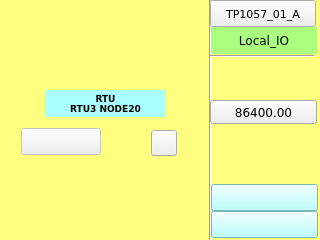
<?xml version="1.0" encoding="UTF-8"?>
<ui version="4.0">
 <class>page100</class>
 <widget class="QWidget" name="page100">
  <property name="geometry">
   <rect>
    <x>0</x>
    <y>0</y>
    <width>320</width>
    <height>240</height>
   </rect>
  </property>
  <property name="minimumSize">
   <size>
    <width>320</width>
    <height>240</height>
   </size>
  </property>
  <property name="maximumSize">
   <size>
    <width>320</width>
    <height>240</height>
   </size>
  </property>
  <property name="windowTitle">
   <string>page100</string>
  </property>
  <property name="styleSheet">
   <string notr="true">QWidget#page100
{
	background-color: rgb(255, 255, 127);
}</string>
  </property>
  <widget class="Line" name="line_vt_2">
   <property name="geometry">
    <rect>
     <x>202</x>
     <y>0</y>
     <width>16</width>
     <height>241</height>
    </rect>
   </property>
   <property name="font">
    <font>
     <family>DejaVu Sans Mono</family>
     <pointsize>9</pointsize>
    </font>
   </property>
   <property name="orientation">
    <enum>Qt::Vertical</enum>
   </property>
  </widget>
  <widget class="QLabel" name="label_RTU_AnIn_24">
   <property name="geometry">
    <rect>
     <x>45</x>
     <y>90</y>
     <width>121</width>
     <height>27</height>
    </rect>
   </property>
   <property name="font">
    <font>
     <family>DejaVu Sans</family>
     <pointsize>7</pointsize>
     <weight>75</weight>
     <bold>true</bold>
    </font>
   </property>
   <property name="styleSheet">
    <string notr="true">background-color: rgb(170, 255, 255);</string>
   </property>
   <property name="text">
    <string>RTU
RTU3 NODE20</string>
   </property>
   <property name="alignment">
    <set>Qt::AlignCenter</set>
   </property>
  </widget>
  <widget class="QLabel" name="label_Qt_Project">
   <property name="geometry">
    <rect>
     <x>211</x>
     <y>27</y>
     <width>106</width>
     <height>27</height>
    </rect>
   </property>
   <property name="font">
    <font>
     <family>DejaVu Sans</family>
     <pointsize>9</pointsize>
    </font>
   </property>
   <property name="styleSheet">
    <string notr="true">background-color: rgb(170, 255, 127);</string>
   </property>
   <property name="text">
    <string>Local_IO</string>
   </property>
   <property name="alignment">
    <set>Qt::AlignCenter</set>
   </property>
  </widget>
  <widget class="ATCMbutton" name="atcmButton">
   <property name="geometry">
    <rect>
     <x>151</x>
     <y>130</y>
     <width>26</width>
     <height>26</height>
    </rect>
   </property>
   <property name="font">
    <font>
     <pointsize>7</pointsize>
    </font>
   </property>
   <property name="checkable">
    <bool>true</bool>
   </property>
   <property name="toolTip">
    <string>RTU_RTU_WR</string>
   </property>
   <property name="whatsThis">
    <string>ATCMbutton widget</string>
   </property>
   <property name="pageName">
    <string/>
   </property>
   <property name="passwordVar">
    <string/>
   </property>
   <property name="statusvar">
    <string>RTU_RTU_WR</string>
   </property>
   <property name="viewStatus">
    <bool>false</bool>
   </property>
   <property name="visibilityVar">
    <string/>
   </property>
   <property name="bgColor">
    <color>
     <red>255</red>
     <green>0</green>
     <blue>0</blue>
    </color>
   </property>
   <property name="bgPressColor">
    <color>
     <red>85</red>
     <green>255</green>
     <blue>0</blue>
    </color>
   </property>
   <property name="text">
    <string/>
   </property>
   <property name="pressText">
    <string/>
   </property>
   <property name="borderWidth">
    <number>1</number>
   </property>
   <property name="borderRadius">
    <number>0</number>
   </property>
   <property name="apparence">
    <enum>QFrame::Sunken</enum>
   </property>
  </widget>
  <widget class="ATCMlabel" name="atcmLabel_30">
   <property name="enabled">
    <bool>false</bool>
   </property>
   <property name="geometry">
    <rect>
     <x>21</x>
     <y>128</y>
     <width>80</width>
     <height>27</height>
    </rect>
   </property>
   <property name="font">
    <font>
     <pointsize>7</pointsize>
    </font>
   </property>
   <property name="toolTip">
    <string>RTU_HEARTBEAT</string>
   </property>
   <property name="whatsThis">
    <string>ATCMlabel widget</string>
   </property>
   <property name="variable">
    <string>RTU_HEARTBEAT</string>
   </property>
   <property name="refresh">
    <number>100</number>
   </property>
   <property name="max">
    <string>0</string>
   </property>
   <property name="min">
    <string>0</string>
   </property>
   <property name="viewStatus">
    <bool>false</bool>
   </property>
   <property name="visibilityVar">
    <string/>
   </property>
   <property name="bgColor">
    <color>
     <red>170</red>
     <green>255</green>
     <blue>255</blue>
    </color>
   </property>
   <property name="borderWidth">
    <number>0</number>
   </property>
   <property name="borderRadius">
    <number>0</number>
   </property>
  </widget>
  <widget class="ATCMbutton" name="atcmButton_MENU">
   <property name="geometry">
    <rect>
     <x>210</x>
     <y>0</y>
     <width>106</width>
     <height>27</height>
    </rect>
   </property>
   <property name="font">
    <font>
     <family>DejaVu Sans</family>
     <pointsize>8</pointsize>
    </font>
   </property>
   <property name="checkable">
    <bool>false</bool>
   </property>
   <property name="toolTip">
    <string/>
   </property>
   <property name="whatsThis">
    <string>ATCMbutton widget</string>
   </property>
   <property name="pageName">
    <string>menu</string>
   </property>
   <property name="passwordVar">
    <string/>
   </property>
   <property name="statusvar">
    <string/>
   </property>
   <property name="viewStatus">
    <bool>false</bool>
   </property>
   <property name="visibilityVar">
    <string/>
   </property>
   <property name="bgColor">
    <color>
     <red>170</red>
     <green>255</green>
     <blue>255</blue>
    </color>
   </property>
   <property name="bgPressColor">
    <color>
     <red>255</red>
     <green>0</green>
     <blue>0</blue>
    </color>
   </property>
   <property name="text">
    <string>TP1057_01_A</string>
   </property>
   <property name="pressText">
    <string>TP1057_01_A</string>
   </property>
   <property name="borderWidth">
    <number>1</number>
   </property>
   <property name="borderRadius">
    <number>0</number>
   </property>
   <property name="apparence">
    <enum>QFrame::Raised</enum>
   </property>
  </widget>
  <widget class="Line" name="line">
   <property name="geometry">
    <rect>
     <x>210</x>
     <y>46</y>
     <width>104</width>
     <height>20</height>
    </rect>
   </property>
   <property name="font">
    <font>
     <pointsize>9</pointsize>
    </font>
   </property>
   <property name="orientation">
    <enum>Qt::Horizontal</enum>
   </property>
  </widget>
  <widget class="ATCMled" name="atcmLed">
   <property name="geometry">
    <rect>
     <x>111</x>
     <y>130</y>
     <width>26</width>
     <height>26</height>
    </rect>
   </property>
   <property name="toolTip">
    <string>RTU_RTU_RD</string>
   </property>
   <property name="whatsThis">
    <string>ATCMled widget</string>
   </property>
   <property name="variable">
    <string>RTU_RTU_RD</string>
   </property>
   <property name="refresh">
    <number>200</number>
   </property>
   <property name="viewStatus">
    <bool>false</bool>
   </property>
   <property name="visibilityVar">
    <string/>
   </property>
   <property name="onIcon">
    <iconset>
     <normaloff>:/on.png</normaloff>:/on.png</iconset>
   </property>
   <property name="offIcon">
    <iconset>
     <normaloff>:/off.png</normaloff>:/off.png</iconset>
   </property>
  </widget>
  <widget class="ATCMdate" name="atcmDate">
   <property name="geometry">
    <rect>
     <x>211</x>
     <y>184</y>
     <width>107</width>
     <height>27</height>
    </rect>
   </property>
   <property name="font">
    <font>
     <family>DejaVu Sans</family>
     <pointsize>9</pointsize>
    </font>
   </property>
   <property name="styleSheet">
    <string notr="true">background-color: rgb(170, 255, 255);</string>
   </property>
   <property name="toolTip">
    <string>ATCM QDate</string>
   </property>
   <property name="whatsThis">
    <string>ATCMdate widget</string>
   </property>
   <property name="bgColor">
    <color>
     <red>170</red>
     <green>255</green>
     <blue>127</blue>
    </color>
   </property>
   <property name="borderColor">
    <color alpha="0">
     <red>0</red>
     <green>0</green>
     <blue>0</blue>
    </color>
   </property>
   <property name="fontColor">
    <color>
     <red>0</red>
     <green>0</green>
     <blue>0</blue>
    </color>
   </property>
   <property name="borderWidth">
    <number>0</number>
   </property>
   <property name="borderRadius">
    <number>0</number>
   </property>
   <property name="format">
    <enum>ATCMdate::YYYY_MM_DD</enum>
   </property>
  </widget>
  <widget class="ATCMtime" name="atcmTime">
   <property name="geometry">
    <rect>
     <x>211</x>
     <y>211</y>
     <width>107</width>
     <height>27</height>
    </rect>
   </property>
   <property name="font">
    <font>
     <family>DejaVu Sans</family>
     <pointsize>9</pointsize>
    </font>
   </property>
   <property name="styleSheet">
    <string notr="true">background-color: rgb(170, 255, 255);</string>
   </property>
   <property name="toolTip">
    <string>ATCM QTime</string>
   </property>
   <property name="whatsThis">
    <string>ATCMtime widget</string>
   </property>
   <property name="bgColor">
    <color>
     <red>170</red>
     <green>255</green>
     <blue>127</blue>
    </color>
   </property>
   <property name="borderColor">
    <color alpha="0">
     <red>0</red>
     <green>0</green>
     <blue>0</blue>
    </color>
   </property>
   <property name="fontColor">
    <color>
     <red>0</red>
     <green>0</green>
     <blue>0</blue>
    </color>
   </property>
   <property name="borderWidth">
    <number>0</number>
   </property>
   <property name="borderRadius">
    <number>0</number>
   </property>
  </widget>
  <widget class="ATCMlabel" name="atcmLabel_PLC_time">
   <property name="geometry">
    <rect>
     <x>210</x>
     <y>100</y>
     <width>107</width>
     <height>24</height>
    </rect>
   </property>
   <property name="font">
    <font>
     <family>DejaVu Sans</family>
     <pointsize>9</pointsize>
    </font>
   </property>
   <property name="text">
    <string>86400.00</string>
   </property>
   <property name="toolTip">
    <string>PLC_time</string>
   </property>
   <property name="whatsThis">
    <string>ATCMlabel widget</string>
   </property>
   <property name="variable">
    <string>PLC_time</string>
   </property>
   <property name="refresh">
    <number>500</number>
   </property>
   <property name="max">
    <string>0</string>
   </property>
   <property name="min">
    <string>0</string>
   </property>
   <property name="viewStatus">
    <bool>false</bool>
   </property>
   <property name="visibilityVar">
    <string/>
   </property>
   <property name="bgColor">
    <color>
     <red>170</red>
     <green>255</green>
     <blue>127</blue>
    </color>
   </property>
   <property name="borderWidth">
    <number>0</number>
   </property>
   <property name="borderRadius">
    <number>0</number>
   </property>
  </widget>
 </widget>
 <customwidgets>
  <customwidget>
   <class>ATCMbutton</class>
   <extends>QPushButton</extends>
   <header>atcmplugin.h</header>
  </customwidget>
  <customwidget>
   <class>ATCMdate</class>
   <extends>QPushButton</extends>
   <header>atcmplugin.h</header>
  </customwidget>
  <customwidget>
   <class>ATCMlabel</class>
   <extends>QPushButton</extends>
   <header>atcmplugin.h</header>
  </customwidget>
  <customwidget>
   <class>ATCMled</class>
   <extends>QLabel</extends>
   <header>atcmplugin.h</header>
  </customwidget>
  <customwidget>
   <class>ATCMtime</class>
   <extends>QPushButton</extends>
   <header>atcmplugin.h</header>
  </customwidget>
 </customwidgets>
 <resources/>
 <connections/>
 <slots>
  <slot>goto_page(const char*,bool)</slot>
 </slots>
</ui>
